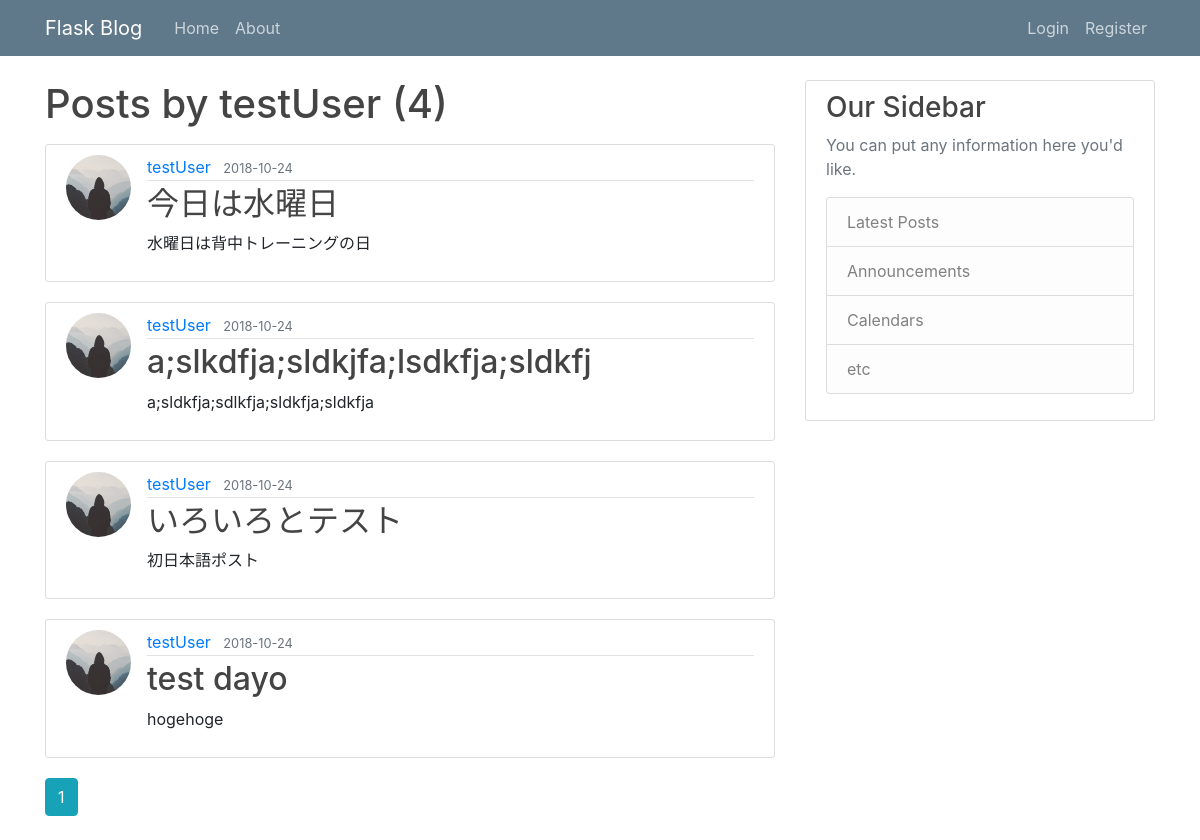
Page /user/testUser on the earlier database version.
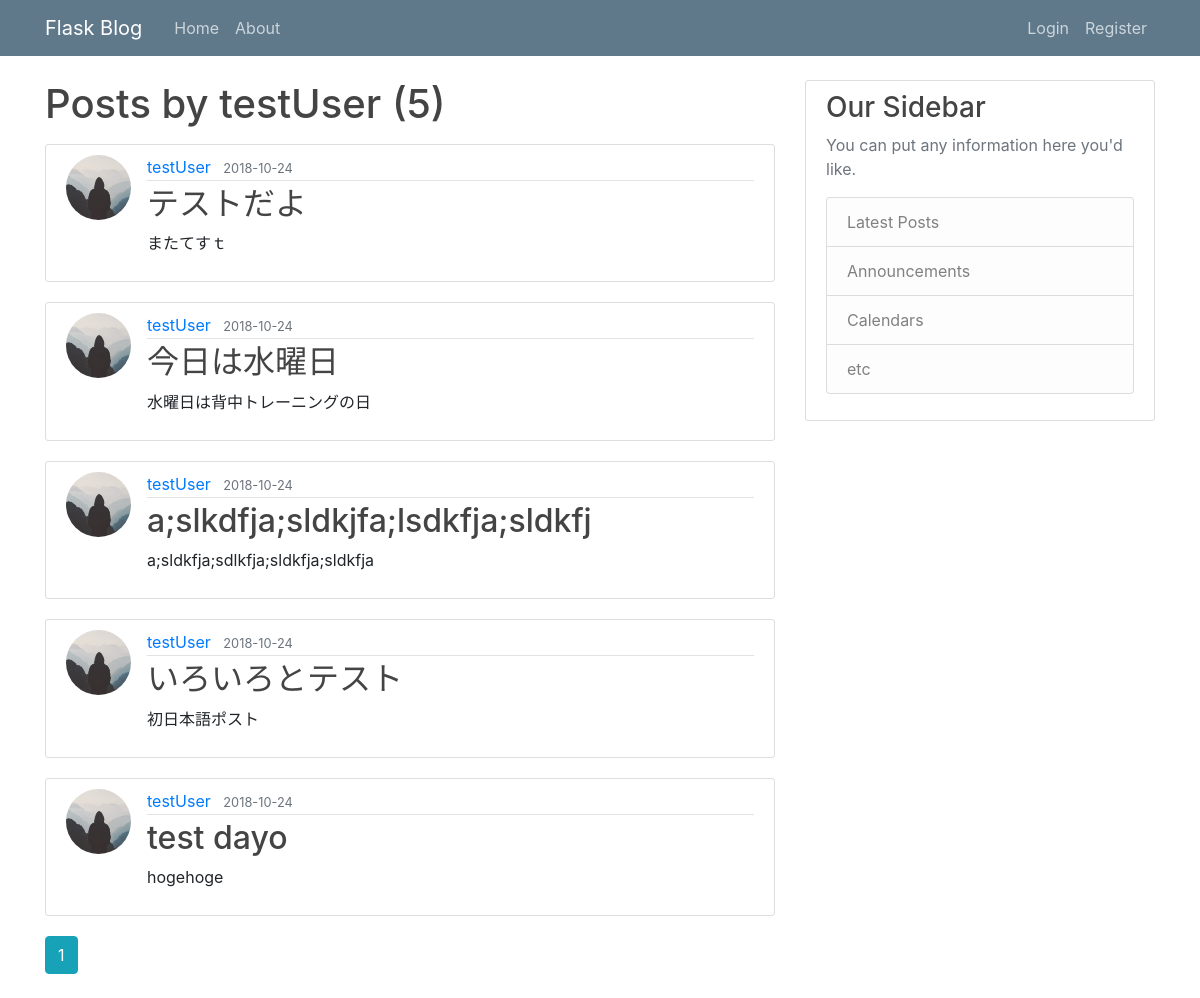
Same page on the later database version.
### flaskblog/models.py (models this page shows, shortened)
class Post(db.Model):
    id = db.Column(db.Integer, primary_key=True)
    title = db.Column(db.String(100), nullable=False)
    date_posted = db.Column(db.DateTime, nullable=False, default=datetime.utcnow)
    content = db.Column(db.Text, nullable=False)
    user_id = db.Column(db.Integer, db.ForeignKey('user.id'), nullable=False)

class User(db.Model, UserMixin):
    id = db.Column(db.Integer, primary_key=True)
    username = db.Column(db.String(20), unique=True, nullable=False)
    email = db.Column(db.String(120), unique=True, nullable=False)
    image_file = db.Column(db.String(20), nullable=False, default='default.jpg')
    password = db.Column(db.String(60), nullable=False)
    posts = db.relationship('Post', backref='author', lazy=True)

### flaskblog/users/routes.py (the view)
@users.route("/user/<string:username>")
def user_posts(username):
    page = request.args.get('page', 1, type=int)
    user = User.query.filter_by(username=username).first_or_404()
    posts = Post.query.filter_by(author=user)\
            .order_by(Post.date_posted.desc())\
            .paginate(page=page, per_page=5)
    return render_template('user_posts.html', posts=posts, user=user)

### flaskblog/templates/user_posts.html
{% extends "layout.html" %}
{% block content %}
    <h1 class="mb-3">Posts by {{ user.username }} ({{ posts.total }})</h1>
    {% for post in posts.items %}
        <article class="media content-section">
          <img class="rounded-circle article-img" src="{{ url_for('static', filename='profile_pics/' + post.author.image_file)}}">
          <div class="media-body">
            <div class="article-metadata">
              <a class="mr-2" href="{{ url_for('users.user_posts', username=post.author.username) }}">{{ post.author.username }}</a>
              <small class="text-muted">{{ post.date_posted.strftime('%Y-%m-%d') }}</small>
            </div>
            <h2><a class="article-title" href="{{ url_for('posts.post', post_id=post.id) }}">{{ post.title }}</a></h2>
            <p class="article-content">{{ post.content }}</p>
          </div>
        </article>
    {% endfor %}
    {% for page_num in posts.iter_pages(left_edge=1, right_edge=1, left_current=1, right_current=2) %}
        {% if page_num %}
          {% if posts.page == page_num %}
            <a class="btn btn-info mb-4" href="{{ url_for('users.user_posts', username=user.username, page=page_num) }}">{{ page_num }}</a>
          {% else %}
            <a class="btn btn-outline-info mb-4" href="{{ url_for('users.user_posts', username=user.username, page=page_num) }}">{{ page_num }}</a>
          {% endif %}
        {% else %}
          ...
        {% endif %}
    {% endfor %}
{% endblock content %}

Differences in the rows shown:
added Post: image_file (placeholder picture), author.username "testUser", date_posted "2018-10-24", title "テストだよ", content "またてすｔ"
Other differences:
{{ posts.total }}: "4" → "5"
